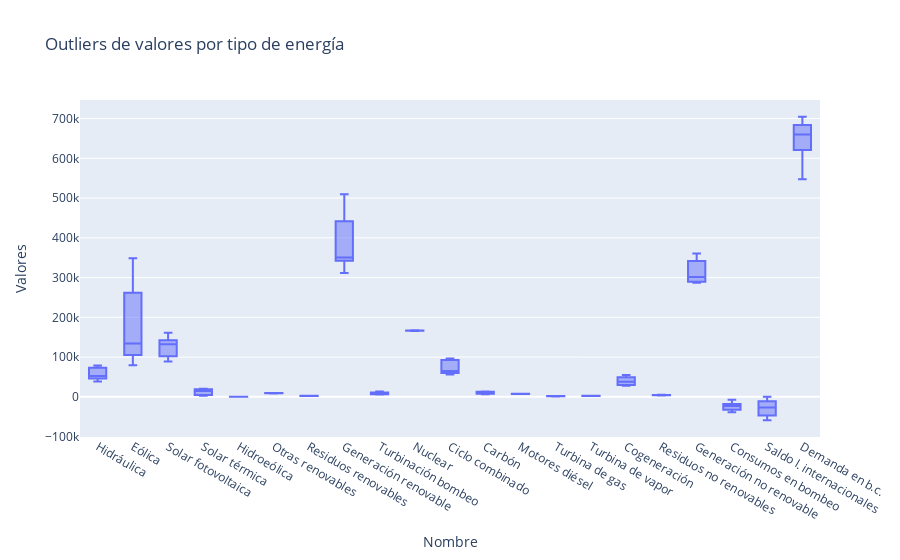

The notebook cell this image was saved under:
### Markdown cell above
## Manejo de outliers

### Code cell
fig = px.box(balance_df,
            x = 'nombre',
            y = 'Valores',
            title = 'Outliers de valores por tipo de energía')

fig.update_layout(
    xaxis_title = 'Nombre',
    yaxis_title = "Valores",
)

fig.show()

### Figure 1 — Plotly figure (JSON) as saved in the notebook; plotly's stock layout.template omitted (floating-point values rounded to 4 significant figures; data arrays with more than 128 entries replaced by an {"elided": "..."} marker saying what was removed)
{"data": [{"alignmentgroup": "True", "hovertemplate": "nombre=%{x}<br>Valores=%{y}<extra></extra>", "legendgroup": "", "marker": {"color": "#636efa"}, "name": "", "notched": false, "offsetgroup": "", "orientation": "v", "showlegend": false, "type": "box", "x": {"elided": "168 str values"}, "x0": " ", "xaxis": "x", "y": {"elided": "168 float values"}, "y0": " ", "yaxis": "y"}], "layout": {"boxmode": "group", "legend": {"tracegroupgap": 0}, "title": {"text": "Outliers de valores por tipo de energía"}, "xaxis": {"anchor": "y", "domain": [0, 1], "title": {"text": "Nombre"}}, "yaxis": {"anchor": "x", "domain": [0, 1], "title": {"text": "Valores"}}}}
